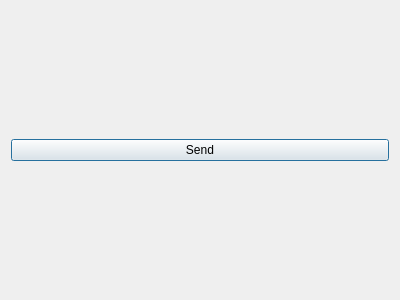
<?xml version="1.0" encoding="UTF-8"?>
<ui version="4.0">
 <class>ComPortSendMessageWindow</class>
 <widget class="QDialog" name="ComPortSendMessageWindow">
  <property name="geometry">
   <rect>
    <x>0</x>
    <y>0</y>
    <width>400</width>
    <height>300</height>
   </rect>
  </property>
  <property name="windowTitle">
   <string>Dialog</string>
  </property>
  <layout class="QGridLayout" name="gridLayout">
   <item row="0" column="0">
    <widget class="QPushButton" name="pushButton">
     <property name="text">
      <string>Send</string>
     </property>
    </widget>
   </item>
  </layout>
 </widget>
 <resources/>
 <connections/>
</ui>
